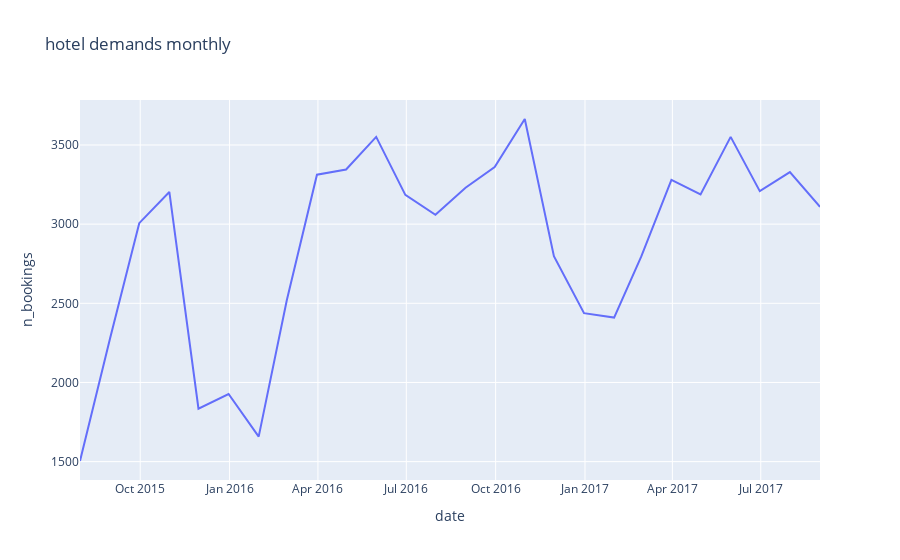

Source (notebook cell):
### Code cell
fig = px.line(booking2, x="date", y="n_bookings", title='hotel demands monthly')
fig.show()

### Figure 1 — Plotly figure (JSON) as saved in the notebook; plotly's stock layout.template omitted (floating-point values rounded to 4 significant figures)
{"data": [{"hovertemplate": "date=%{x}<br>n_bookings=%{y}<extra></extra>", "legendgroup": "", "line": {"color": "#636efa", "dash": "solid"}, "marker": {"symbol": "circle"}, "mode": "lines", "name": "", "orientation": "v", "showlegend": false, "type": "scatter", "x": ["2015-07-31T00:00:00", "2015-08-31T00:00:00", "2015-09-30T00:00:00", "2015-10-31T00:00:00", "2015-11-30T00:00:00", "2015-12-31T00:00:00", "2016-01-31T00:00:00", "2016-02-29T00:00:00", "2016-03-31T00:00:00", "2016-04-30T00:00:00", "2016-05-31T00:00:00", "2016-06-30T00:00:00", "2016-07-31T00:00:00", "2016-08-31T00:00:00", "2016-09-30T00:00:00", "2016-10-31T00:00:00", "2016-11-30T00:00:00", "2016-12-31T00:00:00", "2017-01-31T00:00:00", "2017-02-28T00:00:00", "2017-03-31T00:00:00", "2017-04-30T00:00:00", "2017-05-31T00:00:00", "2017-06-30T00:00:00", "2017-07-31T00:00:00", "2017-08-31T00:00:00"], "xaxis": "x", "y": [1504, 2279, 3006, 3203, 1834, 1927, 1658, 2521, 3312, 3345, 3551, 3185, 3059, 3230, 3361, 3664, 2798, 2438, 2410, 2796, 3279, 3188, 3551, 3208, 3329, 3109], "yaxis": "y"}], "layout": {"legend": {"tracegroupgap": 0}, "title": {"text": "hotel demands monthly"}, "xaxis": {"anchor": "y", "domain": [0, 1], "title": {"text": "date"}}, "yaxis": {"anchor": "x", "domain": [0, 1], "title": {"text": "n_bookings"}}}}
